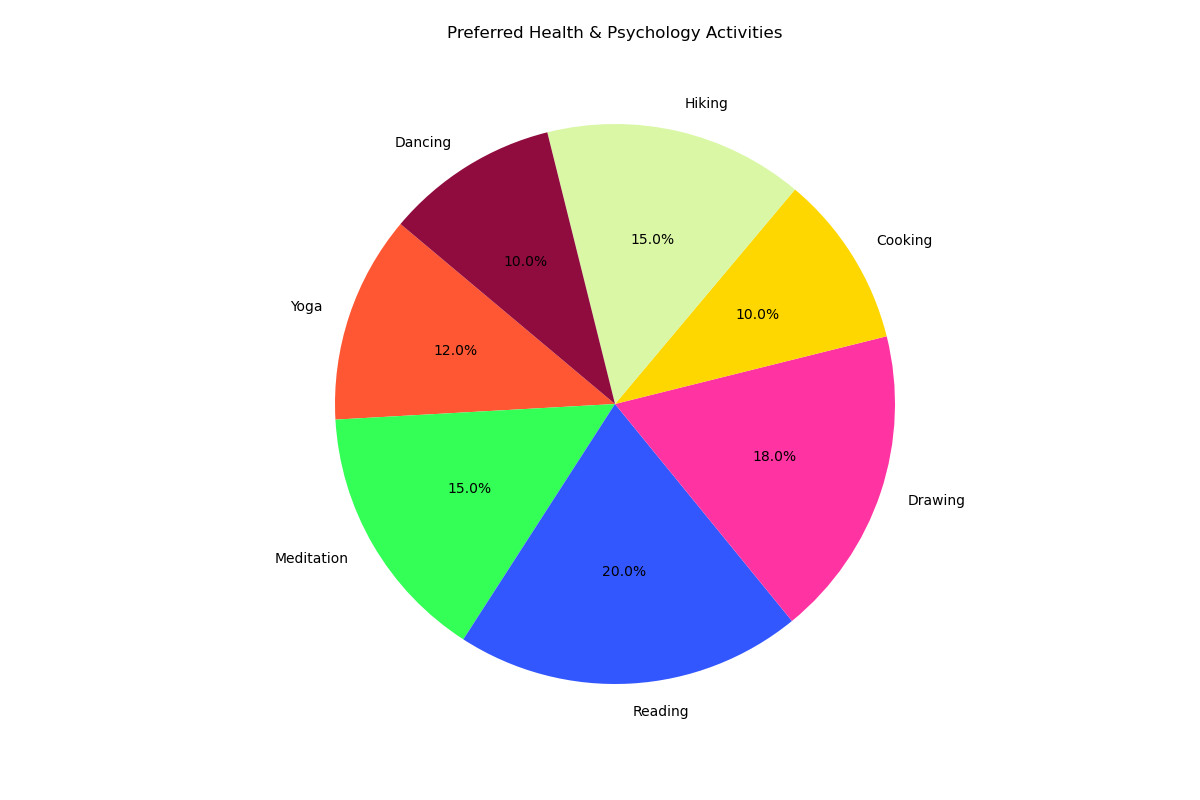

Python code for this plot:

import matplotlib.pyplot as plt

# Data
activities = ['Yoga', 'Meditation', 'Reading', 'Drawing', 'Cooking', 'Hiking', 'Dancing']
percentages = [12, 15, 20, 18, 10, 15, 10]
colors = ['#FF5733', '#33FF57', '#3357FF', '#FF33A1', '#FFD700', '#DAF7A6', '#900C3F']

# Pie chart
plt.figure(figsize=(12, 8))
plt.pie(percentages, labels=activities, colors=colors, autopct='%1.1f%%', startangle=140)
plt.axis('equal')  # Equal aspect ratio ensures that pie is drawn as a circle.

# Title
plt.title('Preferred Health & Psychology Activities', y=1.08)

# Display the chart
plt.show()
